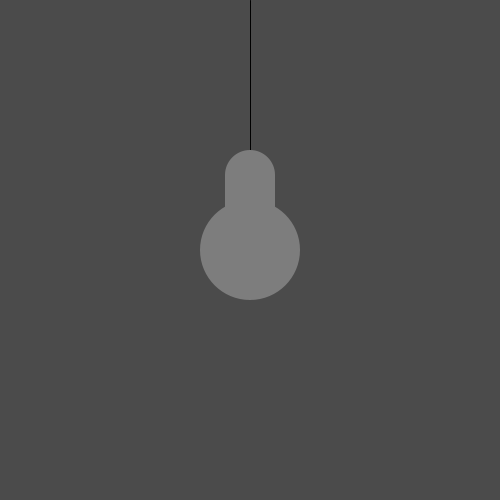
Frame 1 (no input)
Frame 60 (the mouse pressed at the canvas centre just before this capture): identical to frame 1, image omitted
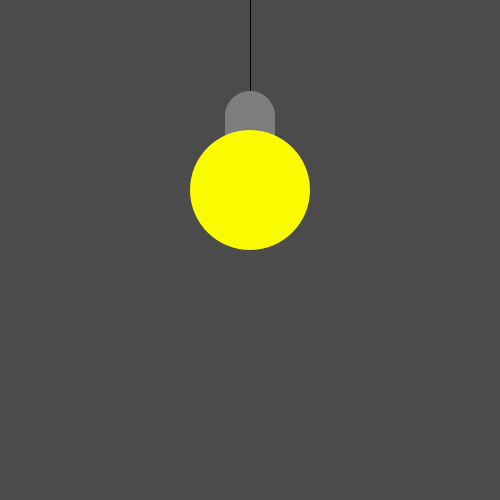
Frame 120 (the mouse held since frame 60 and released just before this capture)

The Processing sketch that drew these frames (run headless with seeded random() and noise(); from frame 60 on, the mouse is pressed at the canvas centre):

// Processing sketch: Lamp
// ── Lamp.pde
void setup()
{
  size(500, 500);
}
int bulbCenterX = 250, bulbSize = 100, bulbCenterY = 250;
void draw()
{
  background(75);

  fill(125);
  strokeWeight(1);
  stroke(0);
  line(250, bulbCenterY-75, 250, 0);

  noStroke();

  ellipse(bulbCenterX, bulbCenterY-75, 50, 50);
  rect(bulbCenterX-25, bulbCenterY-75, 50, 50);

  if (mouseX  > bulbCenterX-bulbSize * 0.5
    && mouseX < bulbCenterX+bulbSize * 0.5

    && mouseY  > bulbCenterY-bulbSize * 0.5

    && mouseY < bulbCenterY+bulbSize * 0.5)
  {
    fill(250, 250, 0);
    bulbCenterY --;
    bulbSize = 120;
  } else {
    fill(125);
    bulbSize = 100;
    if (bulbCenterY < 250)
    {
      bulbCenterY++;
    }
  }
  ellipse(bulbCenterX, bulbCenterY, bulbSize, bulbSize);
  /*
 noFill();
   strokeWeight(3);
   stroke(0,255,0);
   rect(bulbCenterX-bulbSize * 0.5 ,bulbCenterY-bulbSize * 0.5,bulbSize,bulbSize);
   stroke(0);
   */
}
